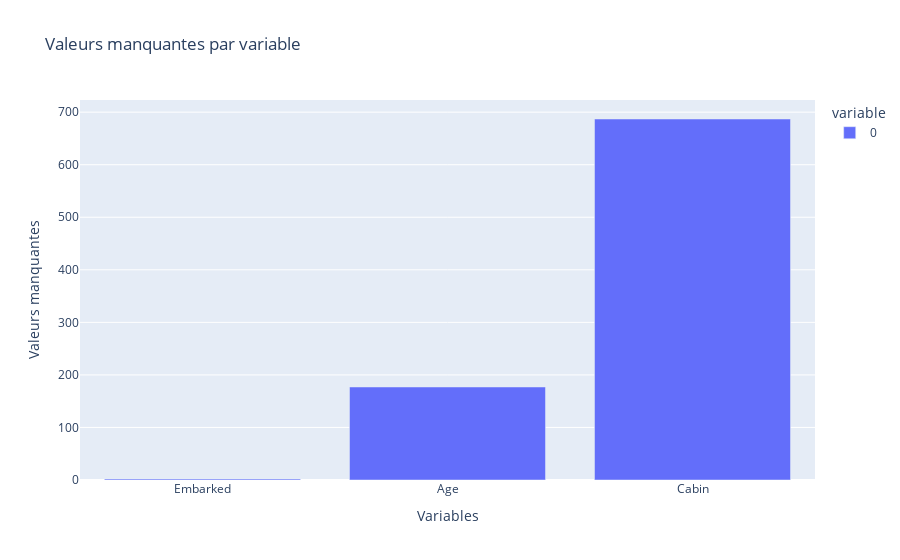

The notebook cell saved with this chart:
### Markdown cell above
# Étape 3 : Analyse des valeurs manquantes

<!-- Analyse des valeurs manquantes
Tu comptes combien de valeurs sont manquantes par colonne, et tu affiches celles qui en ont au moins une.
Cela permet d’identifier où il faut faire un nettoyage ou une imputation. -->

### Code cell
# ===============================
# 3. Analyse des valeurs manquantes
# ===============================
print("Étape 3 : Analyse des valeurs manquantes")

missing = data.isnull().sum()
missing = missing[missing > 0]
print(missing)

# Visualisation interactive des valeurs manquantes
import plotly.express as px

fig_missing = px.bar(missing.sort_values(),
                     title="Valeurs manquantes par variable",
                     labels={"value": "Nombre de valeurs manquantes", "index": "Variables"})
fig_missing.update_layout(xaxis_title="Variables", yaxis_title="Valeurs manquantes")
fig_missing.show()

### Figure 1 — Plotly figure (JSON) as saved in the notebook; plotly's stock layout.template omitted (floating-point values rounded to 4 significant figures)
{"data": [{"hovertemplate": "variable=0<br>Variables=%{x}<br>Nombre de valeurs manquantes=%{y}<extra></extra>", "legendgroup": "0", "marker": {"color": "#636efa", "pattern": {"shape": ""}}, "name": "0", "orientation": "v", "showlegend": true, "textposition": "auto", "type": "bar", "x": ["Embarked", "Age", "Cabin"], "xaxis": "x", "y": [2, 177, 687], "yaxis": "y"}], "layout": {"barmode": "relative", "legend": {"title": {"text": "variable"}, "tracegroupgap": 0}, "title": {"text": "Valeurs manquantes par variable"}, "xaxis": {"anchor": "y", "domain": [0, 1], "title": {"text": "Variables"}}, "yaxis": {"anchor": "x", "domain": [0, 1], "title": {"text": "Valeurs manquantes"}}}}
